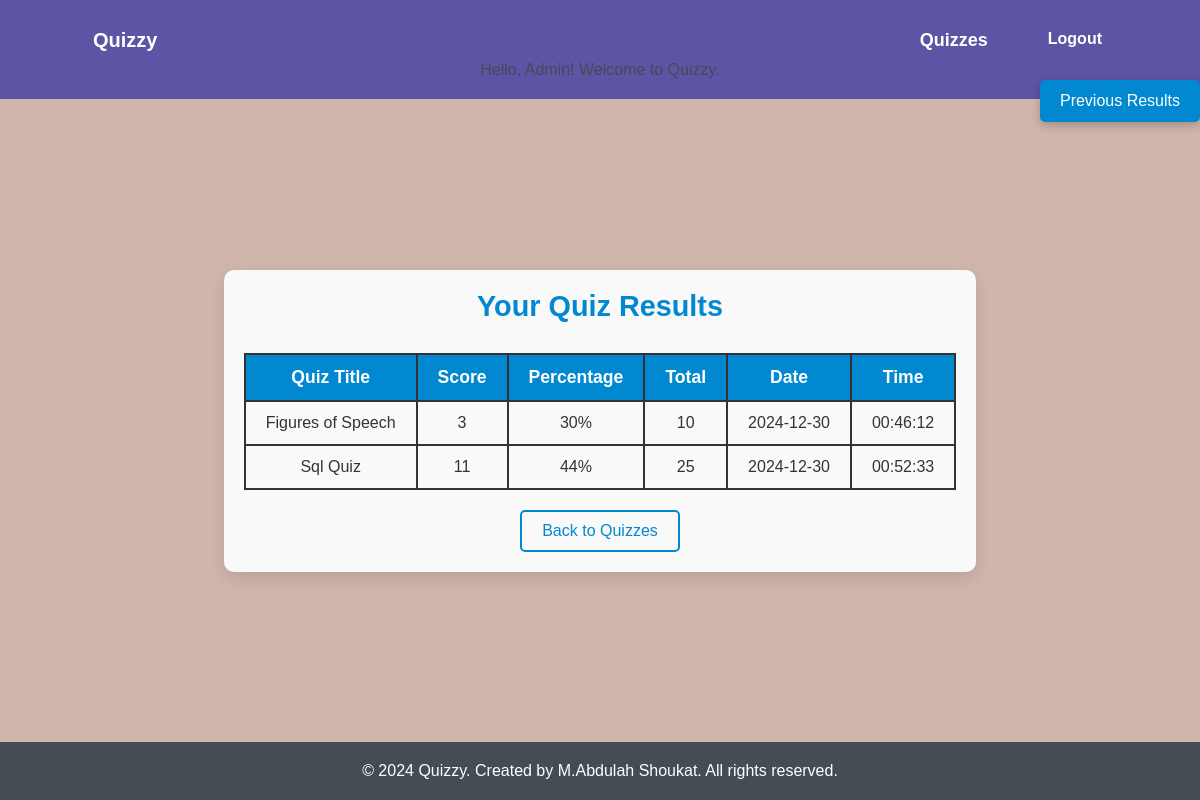
The page /quiz/prevoius_results (signed in) on the database its author committed.
### quizSystem/models.py (models this page shows, shortened)
class UserQuizResult(models.Model):
    user = models.ForeignKey(User, on_delete=models.CASCADE)
    quiz = models.ForeignKey(quiz, on_delete=models.CASCADE)
    score = models.IntegerField()
    Total_marks = models.IntegerField()
    completion_time = models.DateTimeField(auto_now_add=True)

class quiz(models.Model):
    title = models.CharField(max_length=200)
    description = models.TextField()
    created_at = models.DateTimeField(auto_now_add=True)
    updated_at = models.DateTimeField(auto_now=True)

### quizSystem/views.py (the view)
# urls.py: path('prevoius_results', views.previous_results, name='prevoius_results'),
@login_required
def previous_results(request):
    results = UserQuizResult.objects.filter(user=request.user)
    for result in results:
        result.percentage = int((result.score / result.Total_marks) * 100) if result.Total_marks > 0 else 0
    context = {
        'results': results  # Context variable with all quiz results
    }
    return render(request, 'previous_results.html', context)

### templates/previous_results.html (shortened to what this page needs)
{% extends "base.html" %}
{% block content %}
<main>
    <div class="result-container">
        <h3>Your Quiz Results</h3>
        <div class="table-container">
            <table>
                <thead>
                    <tr>
                        <th>Quiz Title</th>
                        <th>Score</th>
                        <th>Percentage</th>
                        <th>Total</th>
                        <th>Date</th>
                        <th>Time</th>
                    </tr>
                </thead>
                <tbody>
                    {% for result in results %}
                    <tr>
                        <td>{{ result.quiz.title }}</td>
                        <td>{{ result.score }}</td>
                        <td>{{ result.percentage }}%</td>
                        <td>{{ result.Total_marks }}</td>
                        <td>{{ result.completion_time|date:"Y-m-d" }}</td>
                        <td>{{ result.completion_time|time:"H:i:s" }}</td>
                    </tr>
                    {% empty %}
                    <tr>
                        <td colspan="6">No results found.</td>
                    </tr>
                    {% endfor %}
                </tbody>
            </table>
        </div>
        <a href="{% url 'quiz_list' %}" class="back-to-quizzes">Back to Quizzes</a>
    </div>
</main>
{% endblock %}

### templates/base.html (shortened to what this page needs)
{% load static %}
<!DOCTYPE html>
<html lang="en">
<head>
</head>
<body>
    <header>
        <nav>
            <a href="/">Quizzy</a>
            <div class="auth-links">
                {% if user.is_authenticated %}
                    <a href="/quiz/">Quizzes</a>
                    <form action="{% url 'logout' %}" method="post">
                        <button type="submit" class="logout-btn">Logout</button>
                    </form>
                {% else %}
                    <a href="/authenticate/login/">Login</a>
                    <a href="/authenticate/register/">Register</a>
                {% endif %}
            </div>
        </nav
        {% if user.is_authenticated %}
    <div class="user-info">
        Hello, {{ user }}! Welcome to Quizzy.
{% endif %}
    </header>
    {% block content %}
    {% endblock %}
    <footer>
        <p>&copy; 2024 Quizzy. Created by M.Abdulah Shoukat. All rights reserved.</p>
    </footer>
    {% if user.is_authenticated %}
    <a href="/quiz/prevoius_results" class="previous-results-btn">Previous Results</a>
    {% endif %}
</body>
</html>

### templates/base.html (style rules this page uses)
:root { --purple: #ba34eb; --lavender: #da89f0; --deep-magenta: #5b0b78; --muted-purple: #5c54a4; --beige: #cfb5aa; --dark-blue: #444c54; }
* { margin: 0; padding: 0; box-sizing: border-box; font-family: 'Arial', sans-serif; }
body { background: var(--beige); color: var(--dark-blue); display: flex; flex-direction: column; min-height: 100vh; text-align: center; }
header { background-color: var(--muted-purple); padding: 20px; box-shadow: 0 5px 15px rgba(0, 0, 0, 0.1); }
nav { display: flex; justify-content: space-between; align-items: center; width: 90%; margin: 0 auto; }
nav a { text-decoration: none; font-size: 20px; color: white; font-weight: bold; padding: 8px 15px; transition: background-color 0.3s ease, color 0.3s ease; }
.auth-links { display: flex; gap: 20px; }
.auth-links a { color: white; font-size: 18px; font-weight: bold; padding: 10px 20px; transition: background-color 0.3s ease, color 0.3s ease; }
main { flex: 1; display: flex; justify-content: center; align-items: center; padding: 50px 0; background-color: var(--beige); }
footer { margin-top: auto; padding: 20px; background-color: var(--dark-blue); color: white; text-align: center; }
footer p { margin: 0; }
.logout-btn { background-color: var(--muted-purple); color: white; font-weight: bold; padding: 10px 20px; font-size: 1rem; border-radius: 5px; cursor: pointer; transition: background-color 0.3s ease, transform 0.3s ease; border: none; text-decoration: none; display: inline-block; }
.previous-results-btn { position: fixed; top: 80px; right: 0px;; background-color: #0288d1; color: white; padding: 12px 20px; font-size: 1rem; border-radius: 5px; text-decoration: none; box-shadow: 0px 4px 8px rgba(0, 0, 0, 0.2); transition: background-color 0.3s, transform 0.3s; z-index: 1000; }

### templates/previous_results.html (style rules this page uses)
table { width: 100%; border-collapse: collapse; margin-top: 30px; }
th, td { padding: 12px 20px; text-align: center; font-size: 1rem; border: 2px solid #333; }
th { background-color: #0288d1; color: white; font-size: 1.1rem; }
td { color: #333; }
tr { border-bottom: 2px solid #ddd; }
.result-container { margin-top: 50px; padding: 20px; border-radius: 10px; background-color: #f9f9f9; box-shadow: 0px 6px 15px rgba(0, 0, 0, 0.1); max-width: 900px; margin: 0 auto; }
.result-container h3 { font-size: 1.8rem; color: #0288d1; text-align: center; margin-bottom: 20px; }
.back-to-quizzes { font-size: 1rem; color: #0288d1; text-decoration: none; border: 2px solid #0288d1; padding: 10px 20px; border-radius: 5px; display: inline-block; margin-top: 20px; text-align: center; transition: background-color 0.3s, color 0.3s; }

### rows shown on the page
UserQuizResult: quiz "Figures of Speech", score "3", percentage "30", Total_marks "10", completion_time "2024-12-30", completion_time "00:46:12"
UserQuizResult: quiz "Sql Quiz", score "11", percentage "44", Total_marks "25", completion_time "2024-12-30", completion_time "00:52:33"

### other values the page prints
{{ user }} "Admin"
